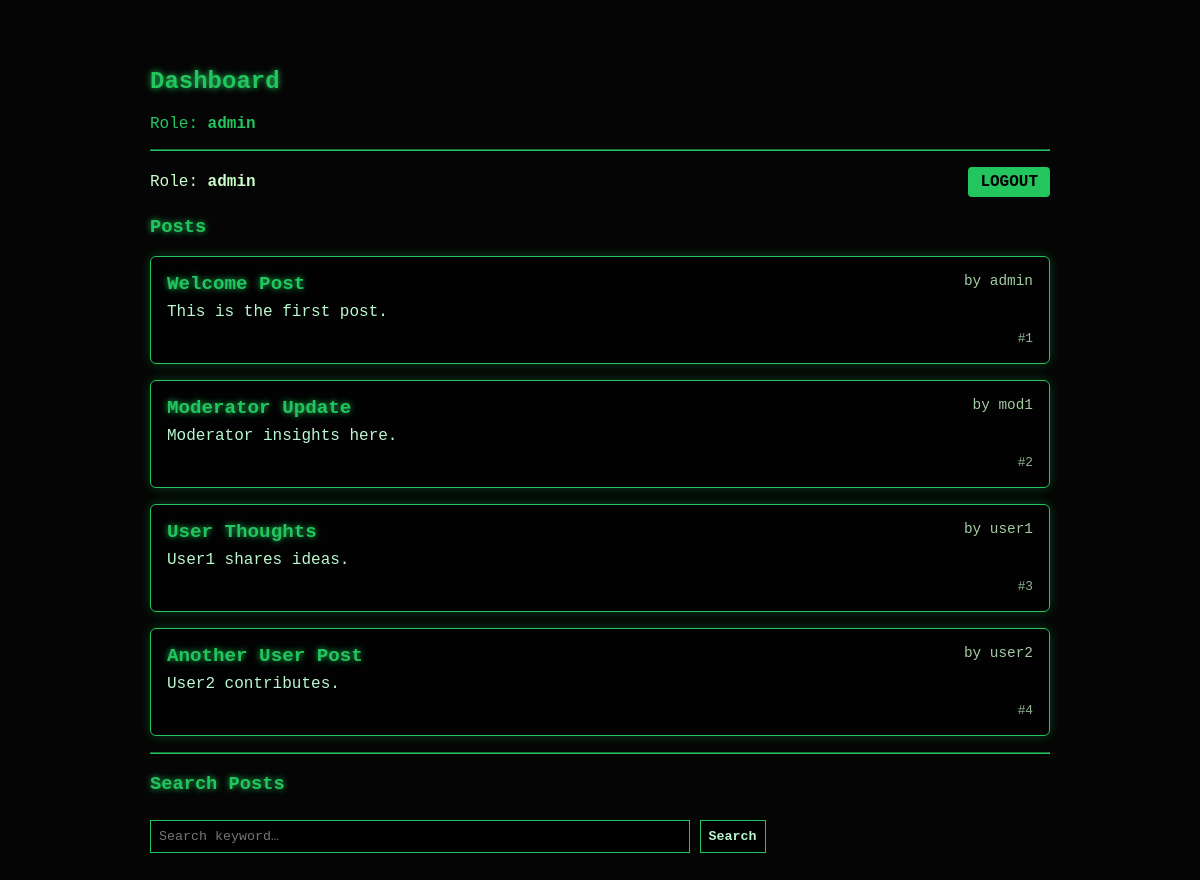
The app's page /dashboard (signed in) with its own data.
### app/models.py (models this page shows)
class Post(db.Model):
    __tablename__ = "posts"
    id: Mapped[int] = mapped_column(Integer, primary_key=True)
    title: Mapped[str] = mapped_column(String(200), nullable=False)
    content: Mapped[str] = mapped_column(Text, nullable=False)
    author_id: Mapped[int] = mapped_column(ForeignKey("users.id"), nullable=False)
    author: Mapped[User] = relationship(back_populates="posts")

class User(db.Model):
    __tablename__ = "users"
    id: Mapped[int] = mapped_column(Integer, primary_key=True)
    username: Mapped[str] = mapped_column(String(30), unique=True, nullable=False)
    email: Mapped[str] = mapped_column(String(120), unique=True, nullable=False)
    password: Mapped[str] = mapped_column(String(128), nullable=False)  # (plain for task)
    role: Mapped[str] = mapped_column(String(16), nullable=False)       # 'admin'|'moderator'|'user'
    posts: Mapped[list["Post"]] = relationship(back_populates="author", cascade="all,delete")

### app/routes.py (the view, shortened to what this page needs)
@main.route('/dashboard', methods=['GET', 'POST'])
def dashboard():
    if not session.get('user_id'):
        return redirect(url_for('main.login'))
    role = session.get('role')
    user_id = session.get('user_id')
    role_handlers = {
        "admin": lambda: (
            Post.query
            .join(User, Post.author)
            .add_columns(
                Post.id,
                Post.title,
                Post.content,
                User.username.label('author')
            )
            .all(),
            "admin_full"
        ),
        "moderator": lambda: (
            db.session.query(
                Post.id,
                Post.title,
                User.username.label('author')
            )
            .join(User, Post.author)
            .all(),
            "mod_limited"
        ),
        "user": lambda: (
            Post.query
            .filter(Post.author_id == user_id)
            .join(User, Post.author)
            .add_columns(
                Post.id,
                Post.title,
                Post.content,
                User.username.label('author')
            )
            .all(),
            "user_own"
        ),
    }
    posts, mode = role_handlers.get(role, lambda: ([], "unknown"))()
    results = None
    return render_template(
        'dashboard.html',
        posts=posts,
        mode=mode,
        results=results
    )

### app/templates/dashboard.html (shortened to what this page needs)
{% extends "base.html" %}
{% block content %}
<h2>Dashboard</h2>
<p style="color:#22c55e;">Role: <strong>{{ session['role'] }}</strong></p>
<hr style="border-color:#22c55e; margin: 1rem 0;">
<div class="dash-top">
    <span>Role: <strong>{{ session['role'] }}</strong></span>
    <a class="logout-btn" href="{{ url_for('main.logout') }}">Logout</a>
</div>
<h3>Posts</h3>
{% if posts %}
<div class="post-list">
    {% for p in posts %}
        <div class="post-card">
            <div class="post-header">
                <span class="post-title">{{ p.title }}</span>
                <span class="post-author">by {{ p.author }}</span>
            </div>
            {% if mode != 'mod_limited' %}
                <p class="post-content">{{ p.content }}</p>
            {% endif %}
            <div class="post-footer">
                <span class="post-id">#{{ p.id }}</span>
            </div>
        </div>
    {% endfor %}
</div>
{% else %}
    <p style="color:#94ff94;">No posts available.</p>
{% endif %}
<hr style="border-color:#22c55e; margin: 1rem 0;">
<h3>Search Posts</h3>
<form method="POST">
    <input type="search" name="search" placeholder="Search keyword…" style="width: 60%;">
    <input type="submit" value="Search">
</form>
{% endblock %}

### app/templates/base.html (shortened to what this page needs)
<!doctype html>
<html lang="en">
<head>
</head>
<body>
<div class="container">
    {% block content %}{% endblock %}
</div>
</body>
</html>

### app/templates/base.html (style rules this page uses)
body { margin: 0; padding: 0; background: #050505; font-family: Consolas, monospace; color: #ccffcc; }
a { color: #22c55e; text-decoration: none; }
.container { max-width: 900px; margin: 2rem auto; padding: 1rem; }
h1, h2, h3 { color: #22c55e; text-shadow: 0 0 6px #22c55e; }
input[type="text"], input[type="password"], input[type="submit"], input[type="search"] { background: black; border: 1px solid #22c55e; color: #bbf7d0; padding: 8px; margin: 6px 0; font-family: Consolas, monospace; }
input[type="submit"] { cursor: pointer; font-weight: bold; transition: 0.15s; }
.post-list { display: flex; flex-direction: column; gap: 1rem; }
.post-card { background: rgba(0, 0, 0, 0.65); border: 1px solid #22c55e; padding: 1rem; border-radius: 6px; box-shadow: 0 0 12px rgba(34, 197, 94, 0.3); transition: transform 0.12s ease-out, box-shadow 0.12s ease-out; }
.post-header { display: flex; justify-content: space-between; margin-bottom: 0.4rem; }
.post-title { font-size: 1.2rem; font-weight: bold; color: #22c55e; text-shadow: 0 0 6px #22c55e; }
.post-author { font-size: 0.9rem; opacity: 0.8; }
.post-content { color: #bbf7d0; margin: 0.5rem 0; white-space: pre-wrap; }
.post-footer { margin-top: 0.5rem; text-align: right; }
.post-id { font-size: 0.8rem; opacity: 0.7; }
.dash-top { display: flex; justify-content: space-between; align-items: center; margin-bottom: 1rem; }
.logout-btn { padding: 6px 12px; background: #22c55e; color: black; border-radius: 4px; font-weight: bold; transition: 0.15s ease-out; text-transform: uppercase; }

### records on screen
Post: title "Welcome Post", author "admin", content "This is the first post.", id "1"
Post: title "Moderator Update", author "mod1", content "Moderator insights here.", id "2"
Post: title "User Thoughts", author "user1", content "User1 shares ideas.", id "3"
Post: title "Another User Post", author "user2", content "User2 contributes.", id "4"

### other values on screen
{{ session['role'] }} "admin"
